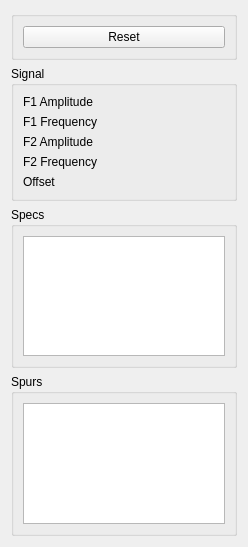
          <widget class="QWidget" name="scrollAreaWidgetContents_3">
           <property name="geometry">
            <rect>
             <x>0</x>
             <y>0</y>
             <width>248</width>
             <height>547</height>
            </rect>
           </property>
           <layout class="QVBoxLayout" name="verticalLayout_2">
            <item>
             <widget class="QGroupBox" name="groupBox_4">
              <property name="title">
               <string/>
              </property>
              <layout class="QHBoxLayout" name="horizontalLayout_5">
               <item>
                <widget class="QPushButton" name="reset_btn">
                 <property name="text">
                  <string>Reset</string>
                 </property>
                 <property name="icon">
                  <iconset>
                   <selectedoff>../images/reset.png</selectedoff>
                  </iconset>
                 </property>
                </widget>
               </item>
              </layout>
             </widget>
            </item>
            <item>
             <widget class="QGroupBox" name="groupBox_5">
              <property name="title">
               <string>Signal</string>
              </property>
              <layout class="QGridLayout" name="gridLayout_6">
               <item row="1" column="1">
                <widget class="QLabel" name="f1_amplitude_text">
                 <property name="text">
                  <string/>
                 </property>
                </widget>
               </item>
               <item row="2" column="1">
                <widget class="QLabel" name="f1_frequency_text">
                 <property name="text">
                  <string/>
                 </property>
                </widget>
               </item>
               <item row="1" column="0">
                <widget class="QLabel" name="f1_amplitude">
                 <property name="text">
                  <string>F1 Amplitude</string>
                 </property>
                </widget>
               </item>
               <item row="3" column="0">
                <widget class="QLabel" name="f2_amplitude">
                 <property name="text">
                  <string>F2 Amplitude</string>
                 </property>
                </widget>
               </item>
               <item row="4" column="1">
                <widget class="QLabel" name="f2_frequency_text">
                 <property name="text">
                  <string/>
                 </property>
                </widget>
               </item>
               <item row="4" column="0">
                <widget class="QLabel" name="f2_frequency">
                 <property name="text">
                  <string>F2 Frequency</string>
                 </property>
                </widget>
               </item>
               <item row="2" column="0">
                <widget class="QLabel" name="f1_frequency">
                 <property name="text">
                  <string>F1 Frequency</string>
                 </property>
                </widget>
               </item>
               <item row="3" column="1">
                <widget class="QLabel" name="f2_amplitude_text">
                 <property name="text">
                  <string/>
                 </property>
                </widget>
               </item>
               <item row="5" column="0">
                <widget class="QLabel" name="Offset">
                 <property name="text">
                  <string>Offset</string>
                 </property>
                </widget>
               </item>
               <item row="5" column="1">
                <widget class="QLabel" name="Offset_text">
                 <property name="text">
                  <string/>
                 </property>
                </widget>
               </item>
              </layout>
             </widget>
            </item>
            <item>
             <widget class="QGroupBox" name="groupBox_6">
              <property name="title">
               <string>Specs</string>
              </property>
              <layout class="QGridLayout" name="gridLayout_7">
               <item row="0" column="0">
                <widget class="QTableWidget" name="spec_tableWidget"/>
               </item>
              </layout>
             </widget>
            </item>
            <item>
             <widget class="QGroupBox" name="groupBox_7">
              <property name="title">
               <string>Spurs</string>
              </property>
              <layout class="QHBoxLayout" name="horizontalLayout_6">
               <item>
                <widget class="QTableWidget" name="spur_tableWidget"/>
               </item>
              </layout>
             </widget>
            </item>
           </layout>
          </widget>
